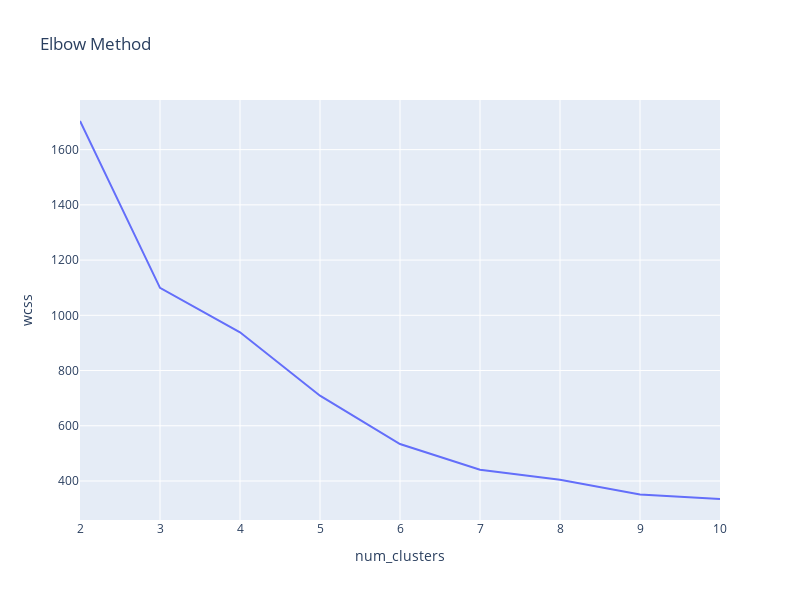

Notebook code for this chart:
### Code cell
new_fig_elbow_method = data_visualization.plot_elbow_method(new_df_silhuetta)
new_fig_elbow_method.show()

### Figure 1 — Plotly figure (JSON) as saved in the notebook; plotly's stock layout.template omitted (floating-point values rounded to 4 significant figures)
{"data": [{"hovertemplate": "num_clusters=%{x}<br>wcss=%{y}<extra></extra>", "legendgroup": "", "line": {"color": "#636efa", "dash": "solid"}, "marker": {"symbol": "circle"}, "mode": "lines", "name": "", "orientation": "v", "showlegend": false, "type": "scatter", "x": [2, 3, 4, 5, 6, 7, 8, 9, 10], "xaxis": "x", "y": [1704.0, 1099.0, 938.6, 708.8, 533.8, 440.8, 404.4, 350.7, 334.8], "yaxis": "y"}], "layout": {"height": 600, "legend": {"tracegroupgap": 0}, "title": {"text": "Elbow Method"}, "width": 800, "xaxis": {"anchor": "y", "domain": [0, 1], "title": {"text": "num_clusters"}}, "yaxis": {"anchor": "x", "domain": [0, 1], "title": {"text": "wcss"}}}}
